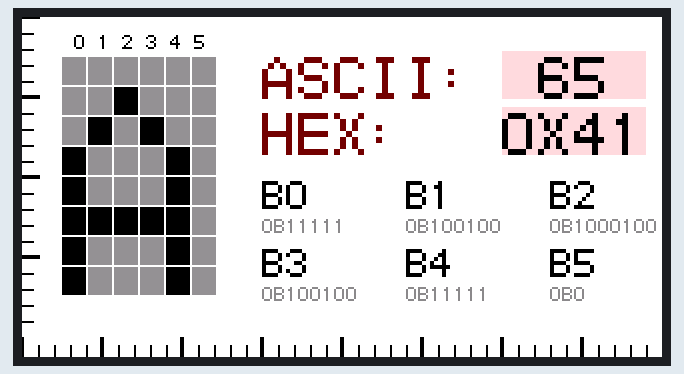
Bench run of a sketch on a simulated ESP32. Parts: 320×170 colour display.

Above: at 0.4 s.
At 5.1 s:
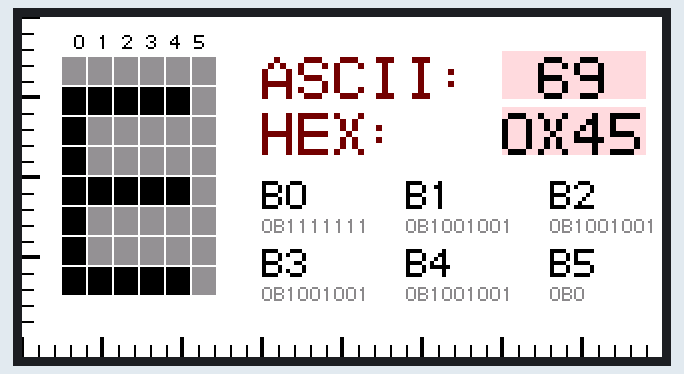
At 9.7 s:
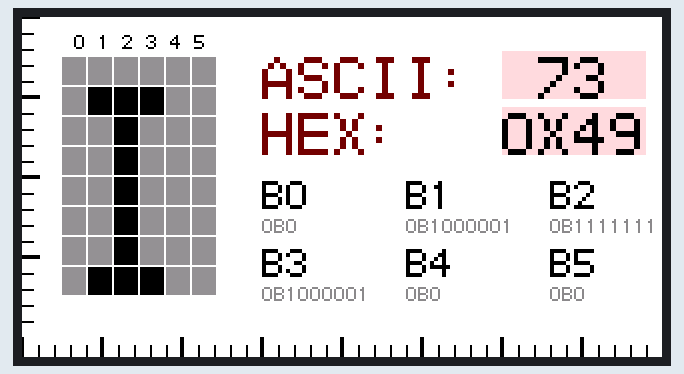
At 19.0 s:
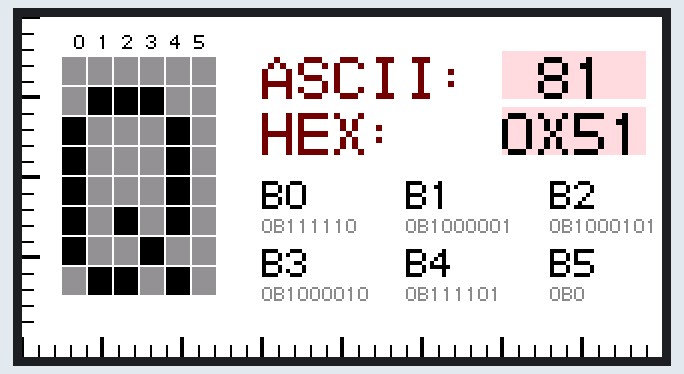
At 28.3 s:
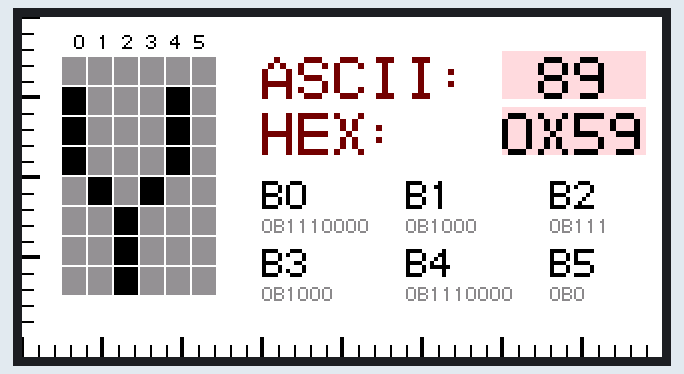
At 38.8 s:
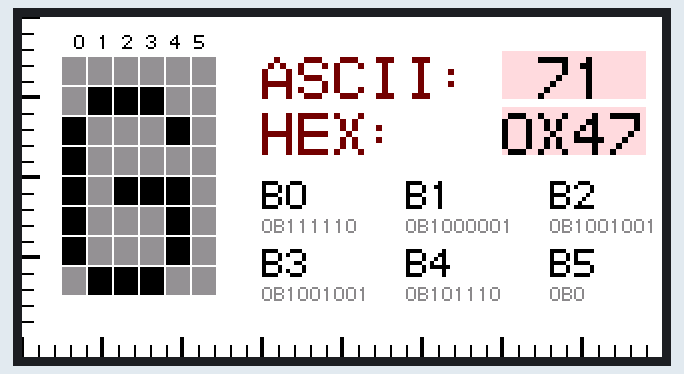

Measured:
- what the display in image 1 shows lasts 1.2 s, from 5.0 s to 6.2 s

The sketch:

VolosFontASCII.ino
```cpp
#include <TFT_eSPI.h>
#include "VolosFont.h"


TFT_eSPI tft = TFT_eSPI();
TFT_eSprite sprite = TFT_eSprite(&tft);


void setup() {

  tft.init();
  tft.fillScreen(TFT_BLACK);
  tft.setRotation(1);


  sprite.createSprite(320,170);


}

byte word2[4][6]={
{50,73,73,73,38,0},
{64,64,127,64,64,0},
{31,63,100,63,31,0},
{127,72,76,74,49,0}};


void draw(String n,int x,int y,int w, int h, int space, unsigned short color, unsigned short color2)
{
for(int l=0;l<n.length();l++){
  for(int i=0;i<6;i++)
  {
    for(int j=7;j>=0;j--)
    if(bitRead(VFont[int(n.charAt(l))-32][i],j)==1)
    sprite.fillRect((space*i)+x+(l*6*w)+i*w,(space*(7-j))+y+(7-j)*h,w,h,color);
    else
    sprite.fillRect((space*i)+x+(l*6*w)+i*w,(space*(7-j))+y+(7-j)*h,w,h,color2);
  }}
}
int i=0;
int change[2]={1,-1};
bool dir=0;

int chosen=65;


void loop() {
  sprite.fillSprite(TFT_WHITE);

  for(int i=0;i<20;i++)
    if(i%5==0)
    sprite.fillRect(0,(i*8)-1,9,2,TFT_BLACK);
    else
    sprite.drawLine(0,i*8,5,i*8,TFT_BLACK);

    for(int i=0;i<40;i++)
    if(i%5==0)
    sprite.fillRect((i*8)-1,160,2,10,TFT_BLACK);
    else
    sprite.drawLine(i*8,164,i*8,170,TFT_BLACK);


  draw(String(char(chosen)),20,20,12,14,1,TFT_BLACK,0x9492);
  draw("0 1 2 3 4 5",26,8,1,1,0,TFT_BLACK,TFT_WHITE);

  draw("ASCII:",120,17,3,3,0,0x7000,TFT_WHITE);
  draw("HEX: ",120,45,3,3,0,0x7000,TFT_WHITE);

   draw(" "+String(chosen)+" ",240,17,3,3,0,TFT_BLACK,0xFEDB);
  draw("0X"+String(chosen,HEX),240,45,3,3,0,TFT_BLACK,0xFEDB);

  draw("B0    B1    B2",120,80,2,2,0,TFT_BLACK,TFT_WHITE);
  draw("0B"+String(VFont[chosen-32][0],BIN),120,100,1,1,0,0x8C51,TFT_WHITE);
  draw("0B"+String(VFont[chosen-32][1],BIN),192,100,1,1,0,0x8C51,TFT_WHITE);
  draw("0B"+String(VFont[chosen-32][2],BIN),264,100,1,1,0,0x8C51,TFT_WHITE);

  draw("B3    B4    B5",120,114,2,2,0,TFT_BLACK,TFT_WHITE);
  draw("0B"+String(VFont[chosen-32][3],BIN),120,134,1,1,0,0x8C51,TFT_WHITE);
  draw("0B"+String(VFont[chosen-32][4],BIN),192,134,1,1,0,0x8C51,TFT_WHITE);
  draw("0B"+String(VFont[chosen-32][5],BIN),264,134,1,1,0,0x8C51,TFT_WHITE);

  sprite.pushSprite(0,0);

  chosen++;
  if(chosen==91)
  chosen=64;

  delay(1000);
}
```

Source omitted: VolosFont.h (data table, 1139 bytes)
